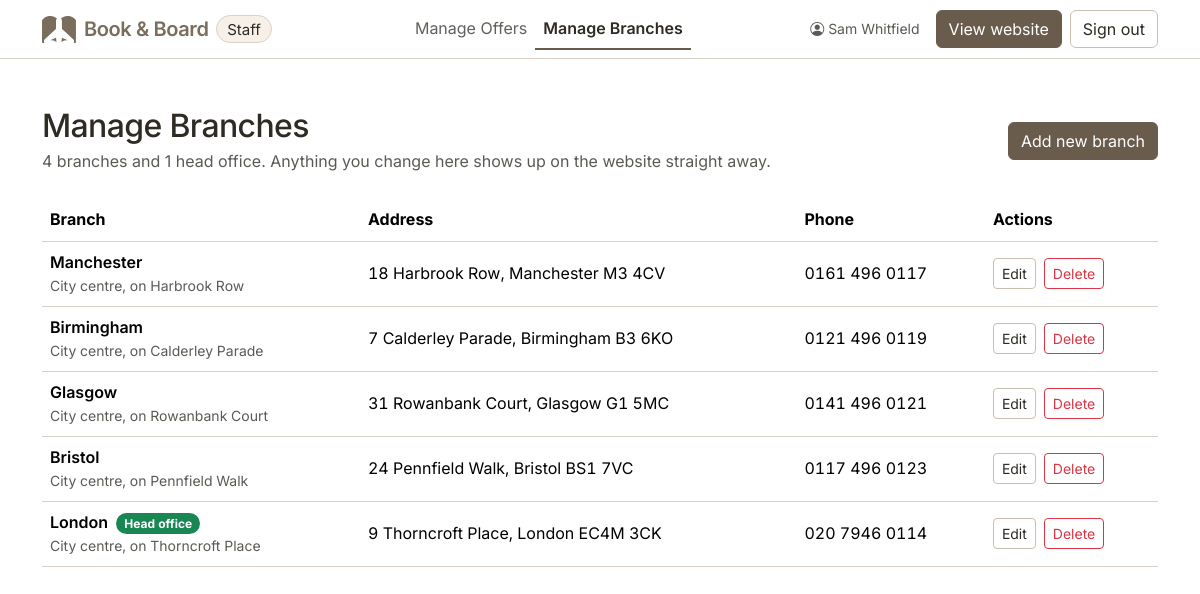
The app's page /basic/staff/branches.php (signed in) with its own data.
### tables this page shows
CREATE TABLE IF NOT EXISTS branches (
  id             INT UNSIGNED NOT NULL AUTO_INCREMENT,
  name           VARCHAR(100) NOT NULL,
  location       VARCHAR(150) NOT NULL DEFAULT '',
  street         VARCHAR(150) NOT NULL DEFAULT '',
  area           VARCHAR(150) NOT NULL DEFAULT '',
  phone          VARCHAR(30)  NOT NULL DEFAULT '',
  tel            VARCHAR(30)  NOT NULL DEFAULT '',
  email          VARCHAR(190) NOT NULL DEFAULT '',
  hours          VARCHAR(120) NOT NULL DEFAULT '',
  is_head_office TINYINT(1)   NOT NULL DEFAULT 0,
  created_at     DATETIME     NOT NULL DEFAULT CURRENT_TIMESTAMP,
  PRIMARY KEY (id),
  KEY idx_branches_office (is_head_office, id)
);

### basic/includes/db.php (called while the page is built, shortened)
<?php
function db(): PDO
{
    static $pdo = null;
    if ($pdo === null) {
        $dsn = sprintf('mysql:host=%s;port=%d;dbname=%s;charset=utf8mb4', DB_HOST, DB_PORT, DB_NAME);
        $pdo = new PDO($dsn, DB_USER, DB_PASS, [
            PDO::ATTR_ERRMODE            => PDO::ERRMODE_EXCEPTION,
            PDO::ATTR_DEFAULT_FETCH_MODE => PDO::FETCH_ASSOC,
            PDO::ATTR_EMULATE_PREPARES   => false,
        ]);
    }
    return $pdo;
}
function db_available(): bool
{
    static $available = null;
    if ($available === null) {
        try {
            $available = true;
        } catch (PDOException $e) {
            $available = false;
        }
    }
    return $available;
}
function branch_row(array $row): array
{
    $row['id']           = (int) $row['id'];
    $row['isHeadOffice'] = (bool) $row['isHeadOffice'];
    return $row;
}
function branches_select(string $conditions, array $params = []): array
{
    $statement = db()->prepare(
        'SELECT id, name, location, street, area, phone, tel, email, hours,
                is_head_office AS isHeadOffice
           FROM branches ' . $conditions
    );
    $statement->execute($params);
    return array_map('branch_row', $statement->fetchAll());
}
function branches_all(): array
{
    return branches_select('ORDER BY id');
}

### basic/includes/format.php (called while the page is built, shortened)
<?php
function e(string $value): string
{
    return htmlspecialchars($value, ENT_QUOTES, 'UTF-8');
}

### basic/staff/branches.php (the view, shortened to what this page needs)
<?php
$branches  = branches_all();
$offices  = count(array_filter($branches, fn($b) => $b['isHeadOffice']));
$counters = count($branches) - $offices;
require_once(__DIR__ . '/../includes/staff-header.php');
?>
<div class="d-flex flex-wrap justify-content-between align-items-center gap-3 mb-4">
  <div>
    <h1 class="h2 mb-1">Manage Branches</h1>
    <p class="text-body-secondary mb-0">
      <?= $counters ?> branch<?= $counters === 1 ? '' : 'es' ?><?php
        if ($offices): ?> and <?= $offices ?> head office<?= $offices === 1 ? '' : 's' ?><?php endif; ?>.
      Anything you change here shows up on the website straight away.
    </p>
  </div>
  <a class="btn btn-primary" href="branch-form.php">Add new branch</a>
</div>
<?php if (!$branches): ?>
  <div class="card">
    <div class="card-body p-4 p-md-5 text-center">
      <p class="mb-3">You have not added any branches yet.</p>
      <a class="btn btn-primary" href="branch-form.php">Add the first one</a>
    </div>
  </div>
<?php else: ?>
  <?php
  function branch_actions(array $branch, bool $stacked = false): void { ?>
    <div class="<?= $stacked ? 'd-grid gap-2' : 'd-flex flex-wrap gap-2' ?>">
      <a class="btn btn-sm btn-outline-secondary" href="branch-form.php?id=<?= (int) $branch['id'] ?>">
        Edit<span class="visually-hidden"> <?= e($branch['name']) ?></span>
      </a>
      <a class="btn btn-sm btn-outline-danger" href="branches.php?confirm=<?= (int) $branch['id'] ?>">
        Delete<span class="visually-hidden"> <?= e($branch['name']) ?></span>
      </a>
    </div>
  <?php } ?>
    <?php foreach ($branches as $branch): ?>
          <?php branch_actions($branch, true); ?>
    <?php endforeach; ?>
  <div class="table-responsive d-none d-md-block">
    <table class="table table-hover align-middle">
      <thead>
        <tr>
          <th scope="col">Branch</th>
          <th scope="col">Address</th>
          <th scope="col">Phone</th>
          <th scope="col">Actions</th>
        </tr>
      </thead>
      <tbody>
        <?php foreach ($branches as $branch): ?>
          <tr>
            <th scope="row" class="fw-semibold">
              <?= e($branch['name']) ?>
              <?php if ($branch['isHeadOffice']): ?>
                <span class="badge rounded-pill text-bg-success ms-1">Head office</span>
              <?php endif; ?>
              <?php if ($branch['location']): ?>
                <span class="d-block fw-normal text-body-secondary small"><?= e($branch['location']) ?></span>
              <?php endif; ?>
            </th>
            <td><?= e(trim($branch['street'] . ', ' . $branch['area'], ', ')) ?></td>
            <td><?= e($branch['phone']) ?></td>
            <td><?php branch_actions($branch); ?></td>
          </tr>
        <?php endforeach; ?>
      </tbody>
    </table>
  </div>
<?php endif; ?>
  </div>
</main>
</body>
</html>

### basic/assets/css/theme.css (style rules this page uses)
:root { --brand: #6A5C4D; --brand-logo: #796D5D; --brand-dark: #574B3E; --brand-darker: #4A4034; --ink: #2E2A24; --tint: #F7F0E8; --rule: #D9D2C6; --rule-strong: #C9C0B2; --field-border: #95897A; --accent-ink: #1F4E4A; --ink-wash: rgba(46, 42, 36, 0.14); --focus-ring: 0 0 0 0.25rem rgba(123, 108, 91, 0.35); --bs-body-font-family: "Inter", system-ui, -apple-system, "Segoe UI", sans-serif; --bs-body-line-height: 1.6; --bs-primary-rgb: 106, 92, 77; --bs-dark-rgb: 46, 42, 36; --bs-body-color: var(--ink); --bs-body-color-rgb: 46, 42, 36; --bs-border-color: var(--rule); --bs-light-rgb: 247, 240, 232; --bs-tertiary-bg: var(--tint); --bs-tertiary-bg-rgb: 247, 240, 232; --bs-secondary-color: rgba(46, 42, 36, 0.78); --bs-link-color: var(--brand-dark); --bs-link-color-rgb: 87, 75, 62; --bs-link-hover-color: var(--brand-darker); }
.btn { --bs-btn-focus-shadow-rgb: 123, 108, 91; }
.btn-primary { --bs-btn-bg: var(--brand); --bs-btn-border-color: var(--brand); --bs-btn-hover-bg: var(--brand-dark); --bs-btn-hover-border-color: var(--brand-dark); --bs-btn-active-bg: var(--brand-darker); --bs-btn-active-border-color: var(--brand-darker); --bs-btn-disabled-bg: var(--brand); --bs-btn-disabled-border-color: var(--brand); --bs-btn-disabled-color: #fff; }
.btn-outline-secondary { --bs-btn-color: var(--ink); --bs-btn-border-color: var(--rule-strong); --bs-btn-hover-color: var(--ink); --bs-btn-hover-bg: var(--ink-wash); --bs-btn-hover-border-color: var(--ink); --bs-btn-active-color: var(--bs-body-bg); --bs-btn-active-bg: var(--ink); --bs-btn-active-border-color: var(--ink); --bs-btn-disabled-color: var(--ink); --bs-btn-disabled-border-color: var(--rule-strong); }
h1, h2, h3, .display-4, .navbar-brand .fw-semibold { letter-spacing: -0.02em; }
h1, .display-4 { font-weight: 700; }
h1 { font-size: clamp(2.25rem, 1.65rem + 2.2vw, 3.15rem); line-height: 1.1; }
.offer-type, .fare-label, .fare-value, .fare-amount, .detail-label, .table td, .table th { font-variant-numeric: tabular-nums; }
body { min-height: 100dvh; }
[id], a, button, input, select, textarea, summary, [tabindex] { scroll-margin-top: 5rem; }

### records on screen
branches: name "Manchester", location "City centre, on Harbrook Row", street+area "18 Harbrook Row, Manchester M3 4CV", phone "0161 496 0117"
branches: name "Birmingham", location "City centre, on Calderley Parade", street+area "7 Calderley Parade, Birmingham B3 6KO", phone "0121 496 0119"
branches: name "Glasgow", location "City centre, on Rowanbank Court", street+area "31 Rowanbank Court, Glasgow G1 5MC", phone "0141 496 0121"
branches: name "Bristol", location "City centre, on Pennfield Walk", street+area "24 Pennfield Walk, Bristol BS1 7VC", phone "0117 496 0123"
branches: name "London", is_head_office "Head office", location "City centre, on Thorncroft Place", street+area "9 Thorncroft Place, London EC4M 3CK", phone "020 7946 0114"

### other values on screen
$staff['name'] "Sam Whitfield"
$counters "4"
$offices "1"
